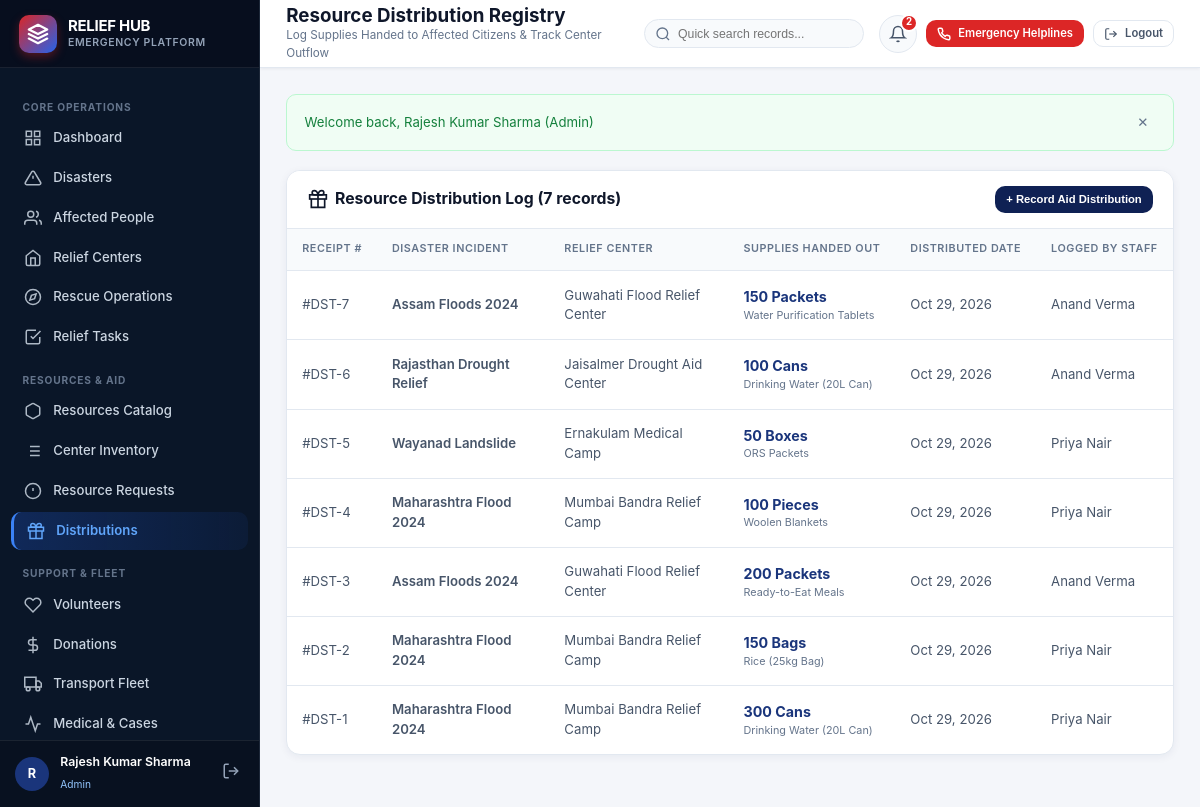
The app's page /distribution.php (signed in) with its own data.
### tables this page shows
CREATE TABLE IF NOT EXISTS resource_distribution (
    distribution_id INT PRIMARY KEY AUTO_INCREMENT,
    resource_id INT NOT NULL,
    disaster_id INT NOT NULL,
    center_id INT,
    quantity_distributed INT NOT NULL,
    distribution_date TIMESTAMP DEFAULT CURRENT_TIMESTAMP,
    distributed_by INT,
    FOREIGN KEY (resource_id) REFERENCES resources(resource_id) ON DELETE RESTRICT,
    FOREIGN KEY (disaster_id) REFERENCES disasters(disaster_id) ON DELETE CASCADE,
    FOREIGN KEY (center_id) REFERENCES relief_centers(center_id) ON DELETE SET NULL,
    FOREIGN KEY (distributed_by) REFERENCES users(user_id) ON DELETE SET NULL
);

CREATE TABLE IF NOT EXISTS disasters (
    disaster_id INT PRIMARY KEY AUTO_INCREMENT,
    disaster_type_id INT NOT NULL,
    disaster_name VARCHAR(200) NOT NULL,
    description TEXT,
    start_date DATE NOT NULL,
    end_date DATE,
    severity ENUM('Low', 'Moderate', 'High', 'Critical') NOT NULL DEFAULT 'Moderate',
    status ENUM('Reported', 'Active', 'Under Control', 'Resolved') NOT NULL DEFAULT 'Reported',
    reported_by INT,
    created_at TIMESTAMP DEFAULT CURRENT_TIMESTAMP,
    updated_at TIMESTAMP DEFAULT CURRENT_TIMESTAMP ON UPDATE CURRENT_TIMESTAMP,
    FOREIGN KEY (disaster_type_id) REFERENCES disaster_types(disaster_type_id) ON DELETE RESTRICT,
    FOREIGN KEY (reported_by) REFERENCES users(user_id) ON DELETE SET NULL,
    INDEX idx_disasters_status (status),
    INDEX idx_disasters_severity (severity)
);

CREATE TABLE IF NOT EXISTS relief_centers (
    center_id INT PRIMARY KEY AUTO_INCREMENT,
    location_id INT NOT NULL,
    center_name VARCHAR(150) NOT NULL,
    center_type ENUM('Shelter', 'Food Distribution', 'Medical', 'Multi-Purpose') NOT NULL,
    capacity INT NOT NULL,
    current_occupancy INT DEFAULT 0,
    contact_number VARCHAR(20),
    status ENUM('Active', 'Full', 'Closed', 'Under Setup') DEFAULT 'Active',
    created_at TIMESTAMP DEFAULT CURRENT_TIMESTAMP,
    updated_at TIMESTAMP DEFAULT CURRENT_TIMESTAMP ON UPDATE CURRENT_TIMESTAMP,
    FOREIGN KEY (location_id) REFERENCES locations(location_id) ON DELETE RESTRICT,
    INDEX idx_center_status (status)
);

CREATE TABLE IF NOT EXISTS resources (
    resource_id INT PRIMARY KEY AUTO_INCREMENT,
    category_id INT NOT NULL,
    resource_name VARCHAR(150) NOT NULL,
    unit VARCHAR(50) NOT NULL,
    description TEXT,
    minimum_stock INT DEFAULT 0,
    created_at TIMESTAMP DEFAULT CURRENT_TIMESTAMP,
    FOREIGN KEY (category_id) REFERENCES resource_categories(category_id) ON DELETE RESTRICT,
    INDEX idx_resource_category (category_id)
);

CREATE TABLE IF NOT EXISTS users (
    user_id INT PRIMARY KEY AUTO_INCREMENT,
    role_id INT NOT NULL,
    full_name VARCHAR(100) NOT NULL,
    email VARCHAR(150) NOT NULL UNIQUE,
    phone VARCHAR(20),
    password VARCHAR(255) NOT NULL,
    address TEXT,
    status ENUM('active', 'inactive', 'suspended') DEFAULT 'active',
    created_at TIMESTAMP DEFAULT CURRENT_TIMESTAMP,
    FOREIGN KEY (role_id) REFERENCES roles(role_id) ON DELETE RESTRICT
);

### config/db.php (called while the page is built, shortened)
<?php
function escape($str) {
    return htmlspecialchars($str ?? '', ENT_QUOTES, 'UTF-8');
}
function formatDate($dateStr, $format = 'M d, Y') {
    $t = strtotime($dateStr);
    return $t ? date($format, $t) : '-';
}

### distribution.php (the view, shortened to what this page needs)
<?php
require_once __DIR__ . '/config/db.php';
$pdo = getDB();
$sql = "
    SELECT rd.*, rc.center_name, d.disaster_name, r.resource_name, r.unit, u.full_name as distributor_name
    FROM resource_distribution rd
    JOIN disasters d ON rd.disaster_id = d.disaster_id
    JOIN resources r ON rd.resource_id = r.resource_id
    LEFT JOIN relief_centers rc ON rd.center_id = rc.center_id
    LEFT JOIN users u ON rd.distributed_by = u.user_id
    ORDER BY rd.distribution_date DESC, rd.distribution_id DESC
";
$distributions = $pdo->query($sql)->fetchAll();
require_once __DIR__ . '/includes/header.php';
require_once __DIR__ . '/includes/sidebar.php';
?>
<div class="main-wrapper">
  <?php require_once __DIR__ . '/includes/topbar.php'; ?>
  <div class="card">
    <div class="card-header">
      <h3 class="card-title">
        <span>Resource Distribution Log (<?= count($distributions) ?> records)</span>
      </h3>
      <div class="card-actions">
        <button type="button" class="btn btn-primary btn-sm" data-modal="modalDistribute">
          + Record Aid Distribution
        </button>
      </div>
    </div>
    <div class="table-responsive">
      <table class="data-table">
        <thead>
          <tr>
            <th>Receipt #</th>
            <th>Disaster Incident</th>
            <th>Relief Center</th>
            <th>Supplies Handed Out</th>
            <th>Distributed Date</th>
            <th>Logged By Staff</th>
          </tr>
        </thead>
        <tbody>
          <?php if (empty($distributions)): ?>
            <tr><td colspan="6" style="text-align: center; color: var(--text-muted); padding: 2.5rem;">No distribution receipts found.</td></tr>
          <?php else: ?>
            <?php foreach ($distributions as $d): ?>
              <tr>
                <td>#DST-<?= $d['distribution_id'] ?></td>
                <td class="table-cell-bold"><?= escape($d['disaster_name']) ?></td>
                <td><?= escape($d['center_name'] ?: 'Field Outpost') ?></td>
                <td>
                  <strong style="color: var(--primary-700); font-size: 0.95rem;">
                    <?= number_format($d['quantity_distributed']) ?> <?= escape($d['unit']) ?>
                  </strong>
                  <div style="font-size: 0.72rem; color: var(--text-muted);"><?= escape($d['resource_name']) ?></div>
                </td>
                <td><?= formatDate($d['distribution_date']) ?></td>
                <td><?= escape($d['distributor_name'] ?? 'Relief Staff') ?></td>
              </tr>
            <?php endforeach; ?>
          <?php endif; ?>
        </tbody>
      </table>
    </div>
  </div>
<?php require_once __DIR__ . '/includes/footer.php'; ?>

### assets/css/style.css (style rules this page uses)
:root { --primary-950: #070e1e; --primary-900: #0a1628; --primary-850: #0b1a36; --primary-800: #0f2154; --primary-700: #1a357b; --primary-600: #2563eb; --primary-500: #3b82f6; --primary-100: #dbeafe; --primary-50: #eff6ff; --emergency-700: #991b1b; --emergency-600: #dc2626; --emergency-500: #ef4444; --emergency-100: #fee2e2; --emergency-50: #fef2f2; --success-700: #15803d; --success-600: #16a34a; --success-500: #22c55e; --success-100: #dcfce7; --success-50: #f0fdf4; --warning-700: #b45309; --warning-600: #d97706; --warning-500: #f59e0b; --warning-100: #fef3c7; --warning-50: #fffbeb; --info-600: #0284c7; --info-100: #e0f2fe; --bg-body: #f4f6fa; --bg-surface: #ffffff; --bg-surface-alt: #f8fafc; --border-light: #e2e8f0; --border-focus: #3b82f6; --text-main: #0f172a; --text-secondary: #475569; --text-muted: #64748b; --text-light: #94a3b8; --text-white: #ffffff; --sidebar-width: 260px; --topbar-height: 68px; --radius-sm: 6px; --radius-md: 10px; --radius-lg: 14px; --radius-full: 9999px; --shadow-sm: 0 1px 3px rgba(15, 23, 42, 0.06); --shadow-md: 0 4px 6px -1px rgba(15, 23, 42, 0.08), 0 2px 4px -2px rgba(15, 23, 42, 0.06); --shadow-lg: 0 10px 15px -3px rgba(15, 23, 42, 0.08), 0 4px 6px -4px rgba(15, 23, 42, 0.04); --shadow-card: 0 2px 8px rgba(15, 33, 84, 0.06); --shadow-hover: 0 8px 24px rgba(15, 33, 84, 0.12); --transition-fast: 0.15s ease; --transition-normal: 0.25s ease; }
*, *::before, *::after { box-sizing: border-box; margin: 0; padding: 0; }
html { font-size: 15px; scroll-behavior: smooth; }
body { font-family: -apple-system, BlinkMacSystemFont, "Segoe UI", Roboto, Helvetica, Arial, sans-serif; background-color: var(--bg-body); color: var(--text-main); line-height: 1.5; -webkit-font-smoothing: antialiased; min-height: 100vh; }
.main-wrapper { flex: 1; margin-left: var(--sidebar-width); display: flex; flex-direction: column; min-height: 100vh; min-width: 0; }
.card { background: var(--bg-surface); border-radius: var(--radius-lg); border: 1px solid var(--border-light); box-shadow: var(--shadow-card); margin-bottom: 1.75rem; overflow: hidden; }
.card-header { padding: 1rem 1.35rem; border-bottom: 1px solid var(--border-light); display: flex; align-items: center; justify-content: space-between; flex-wrap: wrap; gap: 0.75rem; background: #ffffff; }
.card-title { font-size: 1.05rem; font-weight: 700; color: var(--text-main); display: flex; align-items: center; gap: 0.5rem; }
.card-actions { display: flex; align-items: center; gap: 0.5rem; }
.table-responsive { width: 100%; overflow-x: auto; -webkit-overflow-scrolling: touch; }
.data-table { width: 100%; border-collapse: separate; border-spacing: 0; font-size: 0.88rem; text-align: left; }
.data-table th { background: var(--bg-surface-alt); color: var(--text-muted); font-weight: 600; text-transform: uppercase; font-size: 0.72rem; letter-spacing: 0.05em; padding: 0.85rem 1rem; border-bottom: 1px solid var(--border-light); white-space: nowrap; }
.data-table td { padding: 0.95rem 1rem; border-bottom: 1px solid var(--border-light); color: var(--text-secondary); vertical-align: middle; }
.data-table tbody tr { transition: background-color var(--transition-fast); }
.data-table tbody tr:last-child td { border-bottom: none; }
.table-cell-bold { color: var(--text-main); font-weight: 600; }
.btn { display: inline-flex; align-items: center; justify-content: center; gap: 0.5rem; padding: 0.5rem 1rem; border-radius: var(--radius-md); font-size: 0.85rem; font-weight: 600; border: 1px solid transparent; cursor: pointer; transition: all var(--transition-fast); white-space: nowrap; line-height: 1.3; }
.btn-sm { padding: 0.35rem 0.65rem; font-size: 0.75rem; }
.btn-primary { background: var(--primary-800); color: #ffffff; }

### records on screen
resource_distribution: distribution_id "7", disaster.disaster_name "Assam Floods 2024", center.center_name "Guwahati Flood Relief Center", quantity_distributed "150", resource.unit "Packets", resource.resource_name "Water Purification Tablets", distribution_date "Oct 29, 2026", distributed_by.full_name "Anand Verma"
resource_distribution: distribution_id "6", disaster.disaster_name "Rajasthan Drought Relief", center.center_name "Jaisalmer Drought Aid Center", quantity_distributed "100", resource.unit "Cans", resource.resource_name "Drinking Water (20L Can)", distribution_date "Oct 29, 2026", distributed_by.full_name "Anand Verma"
resource_distribution: distribution_id "5", disaster.disaster_name "Wayanad Landslide", center.center_name "Ernakulam Medical Camp", quantity_distributed "50", resource.unit "Boxes", resource.resource_name "ORS Packets", distribution_date "Oct 29, 2026", distributed_by.full_name "Priya Nair"
resource_distribution: distribution_id "4", disaster.disaster_name "Maharashtra Flood 2024", center.center_name "Mumbai Bandra Relief Camp", quantity_distributed "100", resource.unit "Pieces", resource.resource_name "Woolen Blankets", distribution_date "Oct 29, 2026", distributed_by.full_name "Priya Nair"
resource_distribution: distribution_id "3", disaster.disaster_name "Assam Floods 2024", center.center_name "Guwahati Flood Relief Center", quantity_distributed "200", resource.unit "Packets", resource.resource_name "Ready-to-Eat Meals", distribution_date "Oct 29, 2026", distributed_by.full_name "Anand Verma"
resource_distribution: distribution_id "2", disaster.disaster_name "Maharashtra Flood 2024", center.center_name "Mumbai Bandra Relief Camp", quantity_distributed "150", resource.unit "Bags", resource.resource_name "Rice (25kg Bag)", distribution_date "Oct 29, 2026", distributed_by.full_name "Priya Nair"
resource_distribution: distribution_id "1", disaster.disaster_name "Maharashtra Flood 2024", center.center_name "Mumbai Bandra Relief Camp", quantity_distributed "300", resource.unit "Cans", resource.resource_name "Drinking Water (20L Can)", distribution_date "Oct 29, 2026", distributed_by.full_name "Priya Nair"

### other values on screen
substr($user['full_name'], 0, 1) "R"
$user['full_name'] "Rajesh Kumar Sharma"
$user['role_name'] "Admin"
$pageTitle "Resource Distribution Registry"
$pageSubtitle "Log Supplies Handed to Affected Citizens & Track Center Outflow"
$topUnread "2"
$msg "Welcome back, Rajesh Kumar Sharma (Admin)"
count($distributions) "7"
